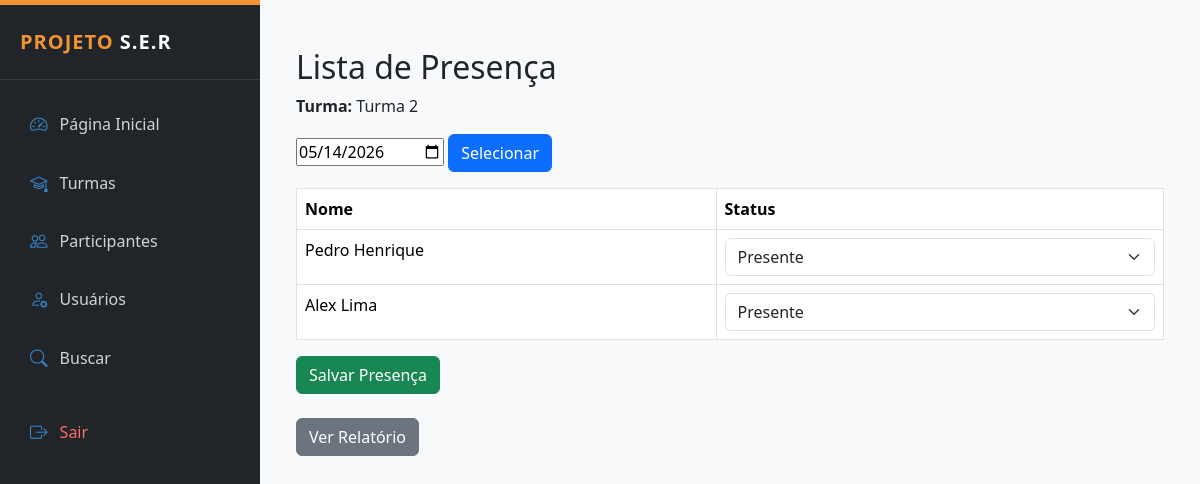
/public/presenca.php?turma_id=3, run on the app's committed database.
### tables this page shows
CREATE TABLE `turmas` (
  `id` int(11) NOT NULL,
  `nome` varchar(120) NOT NULL,
  `descricao` text DEFAULT NULL,
  `responsavel` varchar(100) DEFAULT NULL,
  `data_inicio` date DEFAULT NULL,
  `data_fim` date DEFAULT NULL,
  `status` enum('ativa','encerrada') DEFAULT 'ativa',
  `criado_em` timestamp NOT NULL DEFAULT current_timestamp()
);

CREATE TABLE `participantes` (
  `id` int(11) NOT NULL,
  `nome` varchar(120) NOT NULL,
  `numero_processo` varchar(50) DEFAULT NULL,
  `cpf` varchar(11) DEFAULT NULL,
  `data_nascimento` date DEFAULT NULL,
  `telefone` varchar(20) DEFAULT NULL,
  `email` varchar(120) DEFAULT NULL,
  `endereco` varchar(150) DEFAULT NULL,
  `bairro` varchar(100) DEFAULT NULL,
  `turma_id` int(11) DEFAULT NULL,
  `observacoes` text DEFAULT NULL,
  `criado_em` timestamp NOT NULL DEFAULT current_timestamp(),
  `caso_id` int(11) DEFAULT NULL,
  `status` enum('ativo','inativo') DEFAULT 'ativo',
  `total_passagens` int(11) DEFAULT 0
);

### public/presenca.php (the view, shortened to what this page needs)
<?php
require_once __DIR__ . "/../config/conexao.php";
require_once __DIR__ ."/../layout/admin_header.php";
$turma_id = $_GET['turma_id'] ?? null;
$data = $_GET['data'] ?? date('Y-m-d');
$stmt = $pdo->prepare("SELECT * FROM turmas WHERE id = ?");
$stmt->execute([$turma_id]);
$turma = $stmt->fetch();
$stmt = $pdo->prepare("SELECT * FROM turmas_sessoes WHERE turma_id = ? AND data = ?");
$stmt->execute([$turma_id, $data]);
$sessao = $stmt->fetch();
if (!$sessao) {
    $sessao_id = $pdo->lastInsertId();
} else {
    $sessao_id = $sessao['id'];
}
$stmt = $pdo->prepare("SELECT id, nome FROM participantes WHERE turma_id = ?");
$stmt->execute([$turma_id]);
$participantes = $stmt->fetchAll();
$stmt = $pdo->prepare("SELECT participante_id, status FROM presencas WHERE sessao_id = ?");
$stmt->execute([$sessao_id]);
$presencas_db = [];
foreach ($stmt->fetchAll() as $p) {
    $presencas_db[$p['participante_id']] = $p['status'];
}
?>
<div class="container mt-4">
    <h2>Lista de Presença</h2>
    <p><strong>Turma:</strong> <?= $turma['nome'] ?></p>
    <form method="GET" class="mb-3">
        <input type="date" name="data" value="<?= $data ?>" required>
        <button type="submit" class="btn btn-primary">Selecionar</button>
    </form>
    <form method="POST">
        <table class="table table-bordered">
            <thead>
                <tr>
                    <th>Nome</th>
                    <th>Status</th>
                </tr>
            </thead>
            <tbody>
                <?php foreach ($participantes as $p):
                    $status = $presencas_db[$p['id']] ?? 'falta';
                ?>
                <tr>
                    <td><?= $p['nome'] ?></td>
                    <td>
                        <select name="presencas[<?= $p['id'] ?>]" class="form-select">
                            <option value="presente" <?= $status == 'presente' ? 'selected' : '' ?>>Presente</option>
                        </select>
                    </td>
                </tr>
                <?php endforeach; ?>
            </tbody>
        </table>
        <button class="btn btn-success">Salvar Presença</button>
    </form>
    <br>
    <a href="presenca_relatorio.php?turma_id=<?= $turma_id ?>" class="btn btn-secondary">
        Ver Relatório
    </a>
</div>
<?php
require_once __DIR__ ."/../layout/admin_footer.php";
?>

### layout/admin_header.php (style rules this page uses)
:root { --ser-orange: #F29433; --ser-blue: #3684C4; --ser-wine: #A61C62; --ser-light: #f8f9fa; }
body { font-family: 'Segoe UI', Tahoma, Geneva, Verdana, sans-serif; background-color: var(--ser-light); }

### data on the page
turmas: nome "Turma 2"
participantes: nome "Pedro Henrique", id "Presente"
participantes: nome "Alex Lima", id "Presente"
